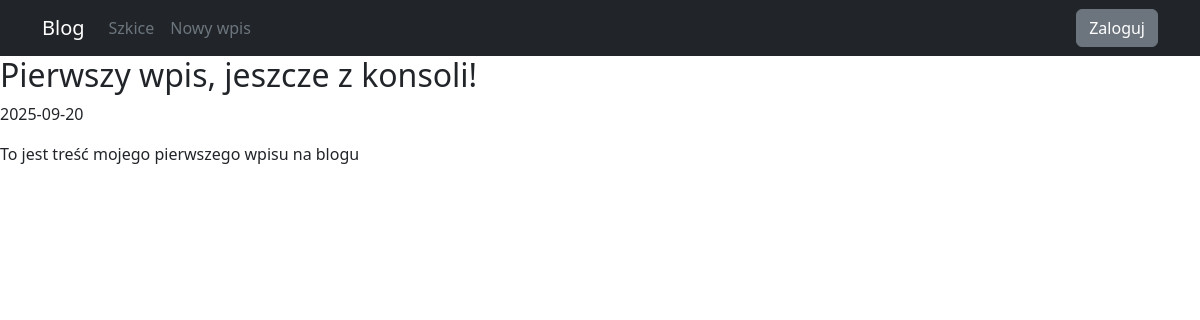
The app's page /, older data.
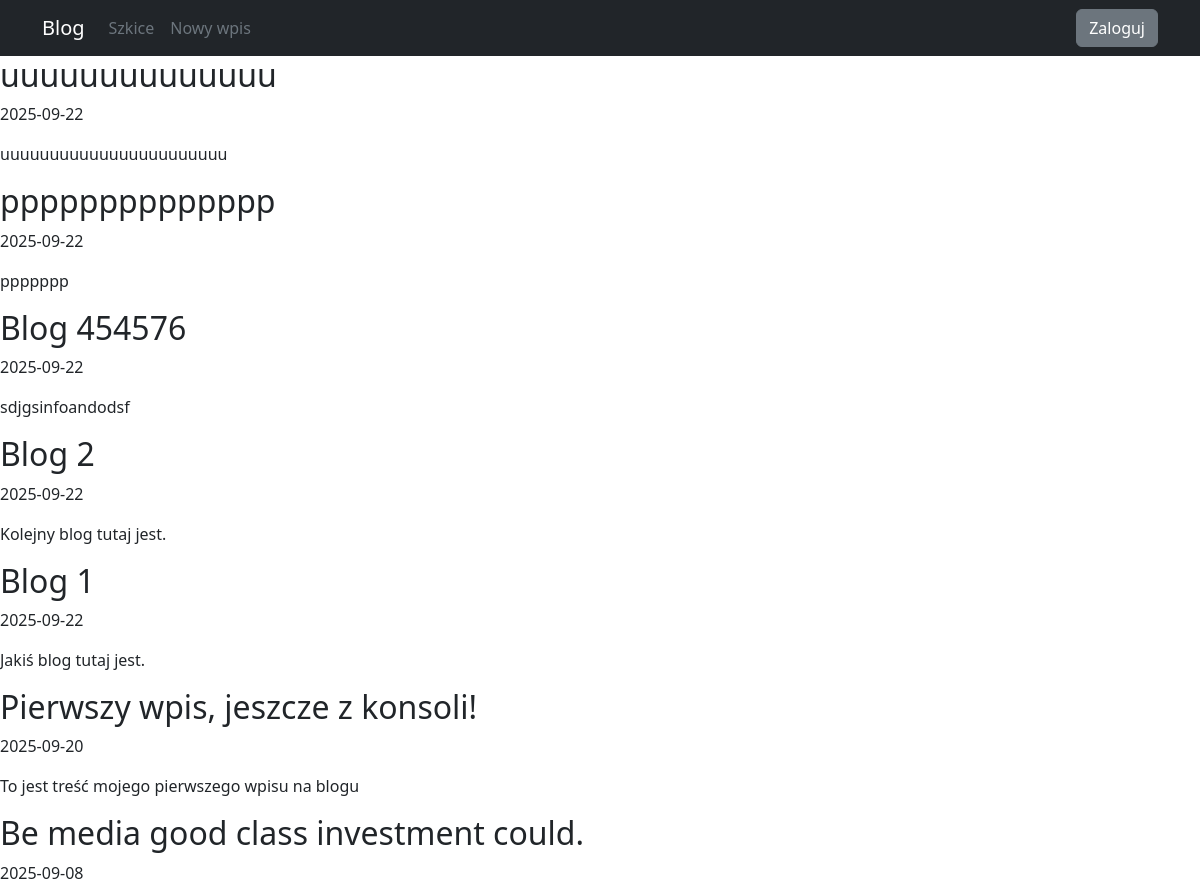
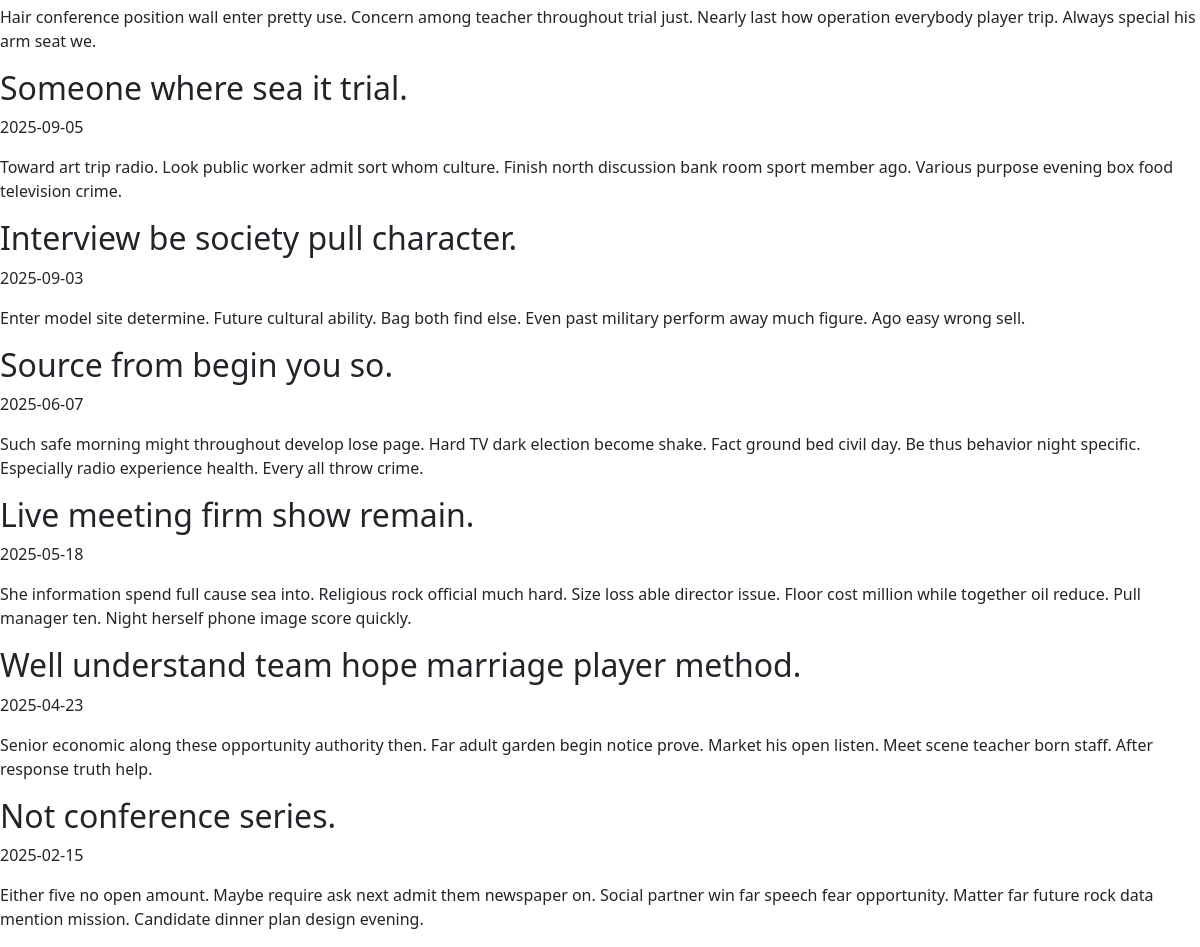
The same page, newer data (2 pictures, top to bottom).
### blog/models.py (models this page shows)
class Entry(db.Model):
   id = db.Column(db.Integer, primary_key=True)
   title = db.Column(db.String(80), nullable=False)
   body = db.Column(db.Text, nullable=False)
   pub_date = db.Column(db.DateTime, nullable=False,
       default=datetime.datetime.utcnow)
   is_published = db.Column(db.Boolean, default=False)

### blog/routes.py (the view)
@app.route('/', methods=['GET', 'POST'])
def index():
    all_posts = Entry.query.filter_by(is_published=True).order_by(Entry.pub_date.desc())
    return render_template("homepage.html", all_posts=all_posts)

### blog/templates/homepage.html (shortened to what this page needs)
{% extends "base.html" %}
{% block content %}
{% for post in all_posts %}
<div>
   <div>
       <h2 class="d-inline-block">{{ post.title }}</h2>
   </div>
   <p>{{ post.pub_date.strftime('%Y-%m-%d') }} </p>
   <p>
       {{ post.body}}
   </p>
</div>
{% endfor %}
{% endblock %}

### blog/templates/base.html (shortened to what this page needs)
<!doctype html>
<html lang="en">
  <head>
    <link href="https://cdn.jsdelivr.net/npm/bootstrap@5.3.8/dist/css/bootstrap.min.css" rel="stylesheet">
  </head>
  <body>
    <nav class="navbar navbar-expand-lg navbar-dark bg-dark">
      <div class="container">
        <a class="navbar-brand" href="/">Blog</a>
        <ul class="navbar-nav me-auto mb-2 mb-lg-0">
          <li class="nav-item">
            <a class="nav-link text-secondary" href="{{ url_for('drafts') }}">Szkice</a>
          </li>
          <li class="nav-item">
            <a class="nav-link text-secondary" href="{{ url_for('add_post') }}">Nowy wpis</a>
          </li>
        </ul>
        {% if session.logged_in %}
          <a href="{{ url_for('logout') }}" class="btn btn-secondary text-white">Wyloguj</a>
        {% else %}
          <a href="{{ url_for('login') }}" class="btn btn-secondary text-white">Zaloguj</a>
        {% endif %}
      </div>
    </nav>
     {% block content %}
     {% endblock %}
  </body>
</html>

Row changes from the older to the newer data that the page shows:
added Entry: title "uuuuuuuuuuuuuu", pub_date "2025-09-22", body "uuuuuuuuuuuuuuuuuuuuuuu"
added Entry: title "pppppppppppppp", pub_date "2025-09-22", body "ppppppp"
added Entry: title "Blog 454576", pub_date "2025-09-22", body "sdjgsinfoandodsf"
added Entry: title "Blog 2", pub_date "2025-09-22", body "Kolejny blog tutaj jest."
added Entry: title "Blog 1", pub_date "2025-09-22", body "Jakiś blog tutaj jest."
added Entry: title "Be media good class investment could.", pub_date "2025-09-08", body "Hair conference position wall enter pretty use. Concern among teacher throughout trial just. Nearly last how operation everybody player trip. Always special his arm seat we."
added Entry: title "Someone where sea it trial.", pub_date "2025-09-05", body "Toward art trip radio. Look public worker admit sort whom culture. Finish north discussion bank room sport member ago. Various purpose evening box food television crime."
added Entry: title "Interview be society pull character.", pub_date "2025-09-03", body "Enter model site determine. Future cultural ability. Bag both find else. Even past military perform away much figure. Ago easy wrong sell."
added Entry: title "Source from begin you so.", pub_date "2025-06-07", body "Such safe morning might throughout develop lose page. Hard TV dark election become shake. Fact ground bed civil day. Be thus behavior night specific. Especially radio experience health. Every all throw crime."
added Entry: title "Live meeting firm show remain.", pub_date "2025-05-18", body "She information spend full cause sea into. Religious rock official much hard. Size loss able director issue. Floor cost million while together oil reduce. Pull manager ten. Night herself phone image score quickly."
added Entry: title "Well understand team hope marriage player method.", pub_date "2025-04-23", body "Senior economic along these opportunity authority then. Far adult garden begin notice prove. Market his open listen. Meet scene teacher born staff. After response truth help."
added Entry: title "Not conference series.", pub_date "2025-02-15", body "Either five no open amount. Maybe require ask next admit them newspaper on. Social partner win far speech fear opportunity. Matter far future rock data mention mission. Candidate dinner plan design evening."
